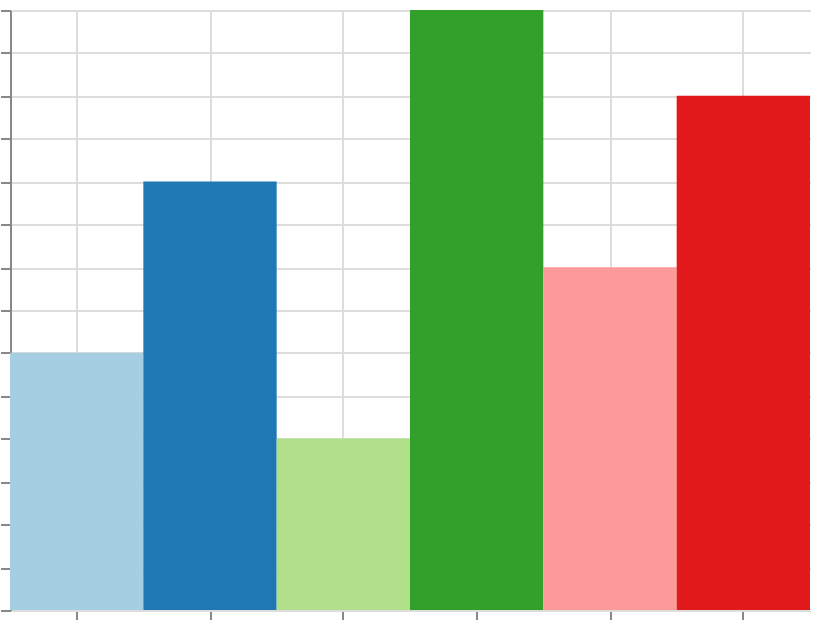

Express this chart as Vega-Lite.
### Vega specification from a JSON file in a GitHub repository (floating-point values rounded to 4 significant figures)
{"$schema": "https://vega.github.io/schema/vega/v6.json", "width": 400, "height": 300, "padding": 5, "autosize": "none", "data": [{"name": "table", "values": [{"cat": "A", "val": 3}, {"cat": "B", "val": 5}, {"cat": "C", "val": 2}, {"cat": "D", "val": 7}, {"cat": "E", "val": 4}, {"cat": "F", "val": 6}]}], "scales": [{"name": "x", "type": "band", "domain": {"data": "table", "field": "cat", "sort": true}, "range": "width"}, {"name": "y", "type": "linear", "domain": {"data": "table", "field": "val"}, "range": [{"signal": "height"}, 0], "zero": true, "nice": true}, {"name": "color", "type": "ordinal", "domain": {"data": "table", "field": "cat", "sort": true}, "range": {"scheme": "paired"}}], "marks": [{"type": "rect", "from": {"data": "table"}, "encode": {"update": {"x": {"scale": "x", "field": "cat"}, "width": {"scale": "x", "band": 1}, "y": {"scale": "y", "field": "val"}, "y2": {"scale": "y", "value": 0}, "fill": {"scale": "color", "field": "cat"}}}}], "axes": [{"scale": "x", "orient": "bottom", "grid": true, "labels": false}, {"scale": "y", "orient": "left", "grid": true, "labels": false}], "legends": [{"fill": "color"}]}
